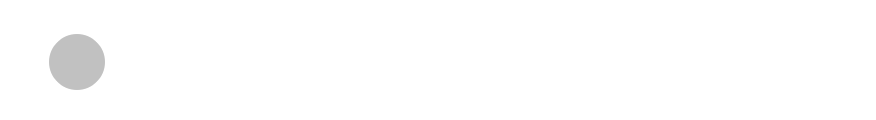
        <widget class="QFrame" name="frame_header">
         <property name="minimumSize">
          <size>
           <width>0</width>
           <height>120</height>
          </size>
         </property>
         <property name="maximumSize">
          <size>
           <width>16777215</width>
           <height>120</height>
          </size>
         </property>
         <property name="styleSheet">
          <string notr="true">background-color: rgba(255, 255, 255, 0);</string>
         </property>
         <property name="frameShape">
          <enum>QFrame::StyledPanel</enum>
         </property>
         <property name="frameShadow">
          <enum>QFrame::Raised</enum>
         </property>
         <layout class="QHBoxLayout" name="horizontalLayout">
          <item>
           <widget class="QFrame" name="frame_home">
            <property name="minimumSize">
             <size>
              <width>130</width>
              <height>90</height>
             </size>
            </property>
            <property name="maximumSize">
             <size>
              <width>130</width>
              <height>100</height>
             </size>
            </property>
            <property name="frameShape">
             <enum>QFrame::StyledPanel</enum>
            </property>
            <property name="frameShadow">
             <enum>QFrame::Raised</enum>
            </property>
            <widget class="QPushButton" name="button_home">
             <property name="geometry">
              <rect>
               <x>35</x>
               <y>20</y>
               <width>60</width>
               <height>60</height>
              </rect>
             </property>
             <property name="minimumSize">
              <size>
               <width>60</width>
               <height>60</height>
              </size>
             </property>
             <property name="styleSheet">
              <string notr="true">QPushButton {	
	border: 2px solid rgb(125, 125, 125);
	border-radius: 30px;
	background-color: rgba(30, 30, 30, 70);
	border: 2px solid rgb(255,255,255);
	color: rgb(213, 213, 213);
}
QPushButton:hover {	
	background-color: rgba(30, 30, 30, 80);
	border: 3px solid rgb(240,240,240);
}
QPushButton:pressed {	
	background-color: rgba(30, 30, 30, 130);
	border: 2px solid rgb(255,255,255);
	color: rgb(35, 35, 35);
}</string>
             </property>
             <property name="text">
              <string/>
             </property>
             <property name="icon">
              <iconset>
               <normaloff>../../../../../../../../Gonpachiro/images/icons/home icon.png</normaloff>../../../../../../../../Gonpachiro/images/icons/home icon.png</iconset>
             </property>
             <property name="iconSize">
              <size>
               <width>40</width>
               <height>40</height>
              </size>
             </property>
            </widget>
           </widget>
          </item>
          <item>
           <widget class="QFrame" name="frame_placeholder">
            <property name="minimumSize">
             <size>
              <width>580</width>
              <height>100</height>
             </size>
            </property>
            <property name="maximumSize">
             <size>
              <width>580</width>
              <height>100</height>
             </size>
            </property>
            <property name="frameShape">
             <enum>QFrame::StyledPanel</enum>
            </property>
            <property name="frameShadow">
             <enum>QFrame::Raised</enum>
            </property>
            <widget class="QLabel" name="logo">
             <property name="geometry">
              <rect>
               <x>230</x>
               <y>0</y>
               <width>91</width>
               <height>91</height>
              </rect>
             </property>
             <property name="styleSheet">
              <string notr="true">font: 58pt &quot;ReklameScript-Medium&quot;;
font: 58pt &quot;ReklameScript-Regular&quot;;
color: rgb(255, 255, 255);</string>
             </property>
             <property name="text">
              <string>W</string>
             </property>
             <property name="alignment">
              <set>Qt::AlignCenter</set>
             </property>
            </widget>
            <widget class="QLabel" name="underline">
             <property name="geometry">
              <rect>
               <x>140</x>
               <y>70</y>
               <width>311</width>
               <height>31</height>
              </rect>
             </property>
             <property name="styleSheet">
              <string notr="true">color: rgb(255, 255, 255);</string>
             </property>
             <property name="text">
              <string>________________________________________________</string>
             </property>
             <property name="alignment">
              <set>Qt::AlignCenter</set>
             </property>
            </widget>
            <widget class="QLabel" name="logo_2">
             <property name="geometry">
              <rect>
               <x>280</x>
               <y>15</y>
               <width>81</width>
               <height>69</height>
              </rect>
             </property>
             <property name="styleSheet">
              <string notr="true">font: 38pt &quot;ReklameScript-Medium&quot;;
color: rgb(255, 255, 255);</string>
             </property>
             <property name="text">
              <string>olf</string>
             </property>
             <property name="alignment">
              <set>Qt::AlignCenter</set>
             </property>
            </widget>
           </widget>
          </item>
          <item>
           <widget class="QFrame" name="frame_profile">
            <property name="minimumSize">
             <size>
              <width>130</width>
              <height>100</height>
             </size>
            </property>
            <property name="maximumSize">
             <size>
              <width>130</width>
              <height>100</height>
             </size>
            </property>
            <property name="frameShape">
             <enum>QFrame::StyledPanel</enum>
            </property>
            <property name="frameShadow">
             <enum>QFrame::Raised</enum>
            </property>
            <widget class="QPushButton" name="button_profile">
             <property name="geometry">
              <rect>
               <x>35</x>
               <y>20</y>
               <width>60</width>
               <height>60</height>
              </rect>
             </property>
             <property name="minimumSize">
              <size>
               <width>60</width>
               <height>60</height>
              </size>
             </property>
             <property name="styleSheet">
              <string notr="true">background-color: rgb(255, 255, 255);
background-color: rgba(255, 255, 255, 0);
border-radius: 30px;
border:  2px solid rgb(255, 255, 255);
</string>
             </property>
             <property name="text">
              <string/>
             </property>
             <property name="icon">
              <iconset>
               <normaloff>../../../../../../PycharmProjects/virtualssignmentproject-testings/arsen.jpg-resized.jpg</normaloff>../../../../../../PycharmProjects/virtualssignmentproject-testings/arsen.jpg-resized.jpg</iconset>
             </property>
             <property name="iconSize">
              <size>
               <width>60</width>
               <height>60</height>
              </size>
             </property>
             <property name="checkable">
              <bool>false</bool>
             </property>
            </widget>
           </widget>
          </item>
         </layout>
        </widget>
